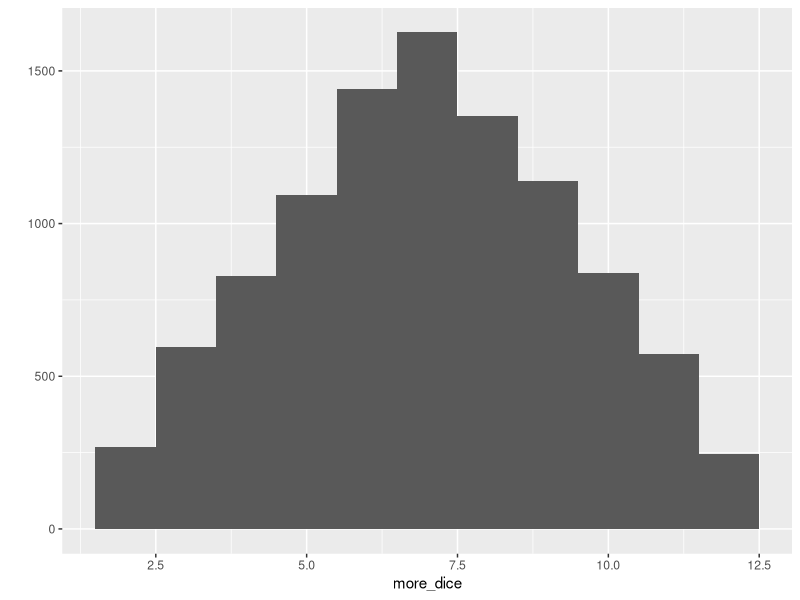

The R source for this figure:
library(ggplot2)

roll_dice <- function() {
  mydice <- 1:6
  mydices <- sample(mydice, size = 2, replace = TRUE)
  sum(mydices)
}

roll_dice()
more_dice <- replicate(10000, roll_dice())
qplot(more_dice, binwidth = 1)